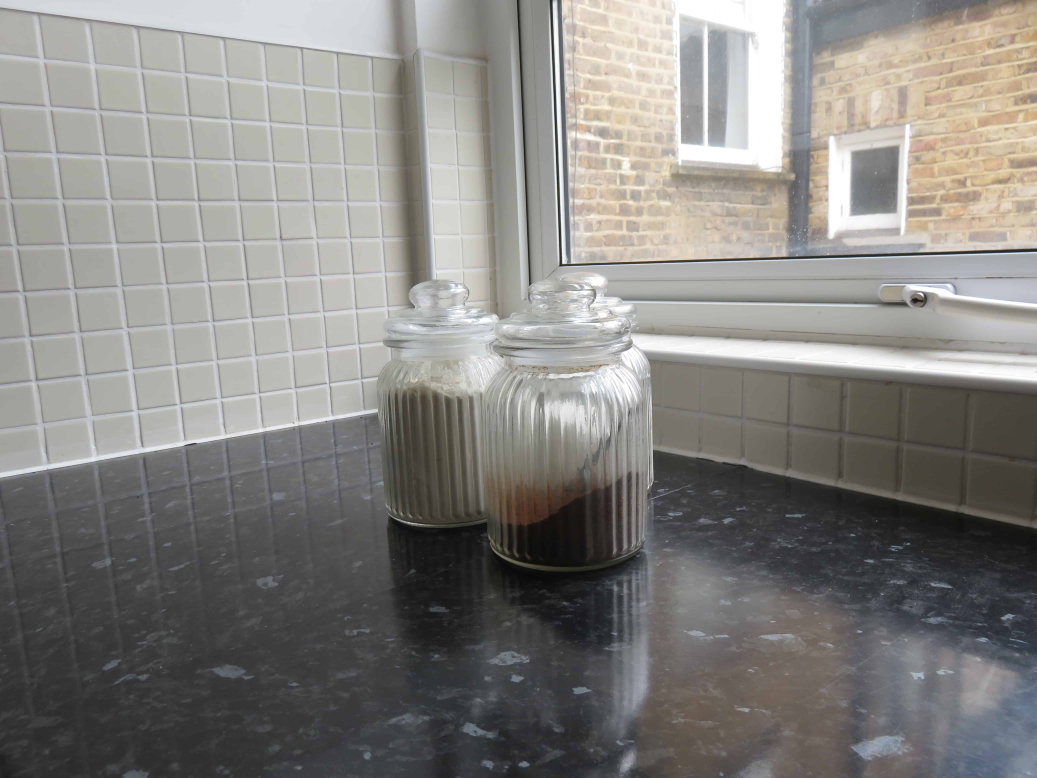
#> input picture Coursework 2/Code/Photos/FD1.JPG, 5184 x 3888 px, found by its file name (shown at 1/5 size); its folder holds 8 pictures in this run
$ python test.py
#> lines starting #> are read from the running program, lines starting #| are printed output that depends on the picture; after the words box and inside, x2 and y2 are one past the last pixel; in counts of white or black regions, pixels touching at a corner belong together
import numpy as np
import cv2
from matplotlib import pyplot as plt

def findIntensity(image, inputSplit, plot):
    # Load an color image in grayscale
#> called with image = 'FD1.jpg', inputSplit = 2, plot = 1
    img = cv2.imread('Photos/' + image, 0)
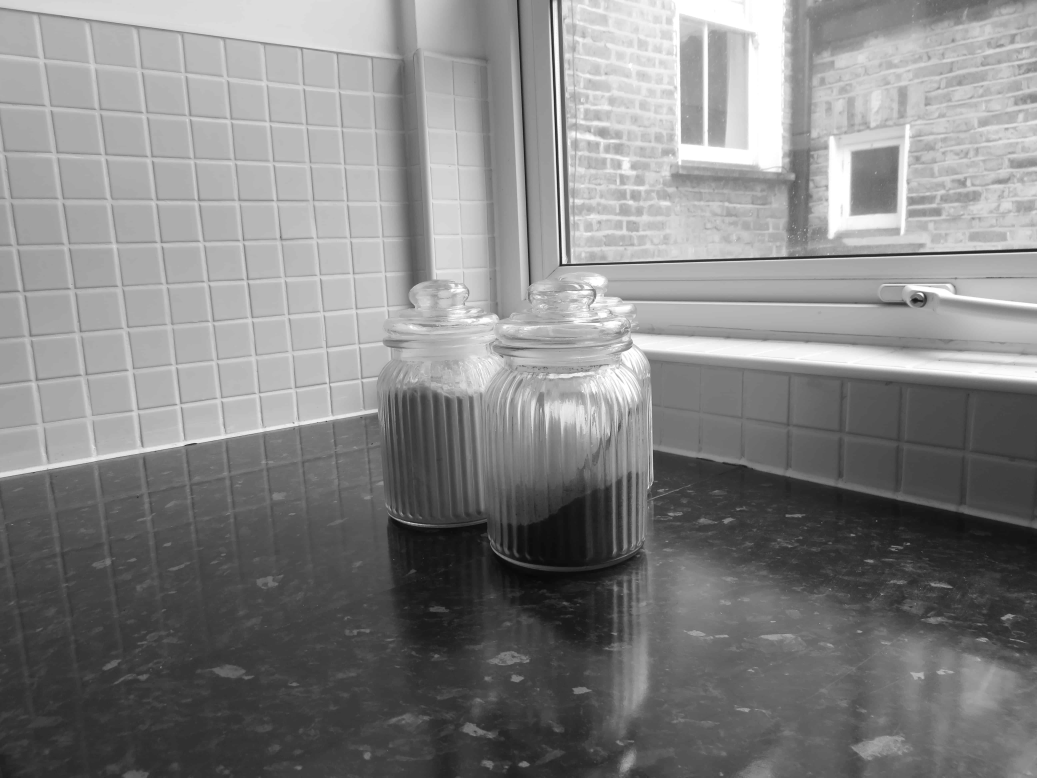
#> img: shape (3888, 5184) (shown at 1/5 size); min 0, max 255, mean 132.4
    width, height = img.shape
#> width = 3888; height = 5184

    fig1 = plt.figure()
    plt.subplot(211), plt.imshow(img, cmap = 'gray', interpolation = 'bicubic')
    plt.subplot(212), plt.hist(img.ravel(),256,[0,256]);

    # create a mask
    splits = int(inputSplit)

    for i in range(1,splits+1):
        for ii in range(1,splits+1):
            mask = np.zeros(img.shape[:2], np.uint8)
            mask[int((i-1)*width/splits):int((i)*width/splits), int((ii-1)*height/splits):int((ii)*height/splits)] = 255
            masked_img = cv2.bitwise_and(img,img,mask = mask)

            # Calculate histogram with mask and without mask
            # Check third argument for mask
            hist_mask = cv2.calcHist([img],[0],mask,[256],[0,256])

            figure = plt.figure()
            plt.subplot(211), plt.imshow(masked_img, 'gray')
            plt.subplot(212), plt.plot(hist_mask)
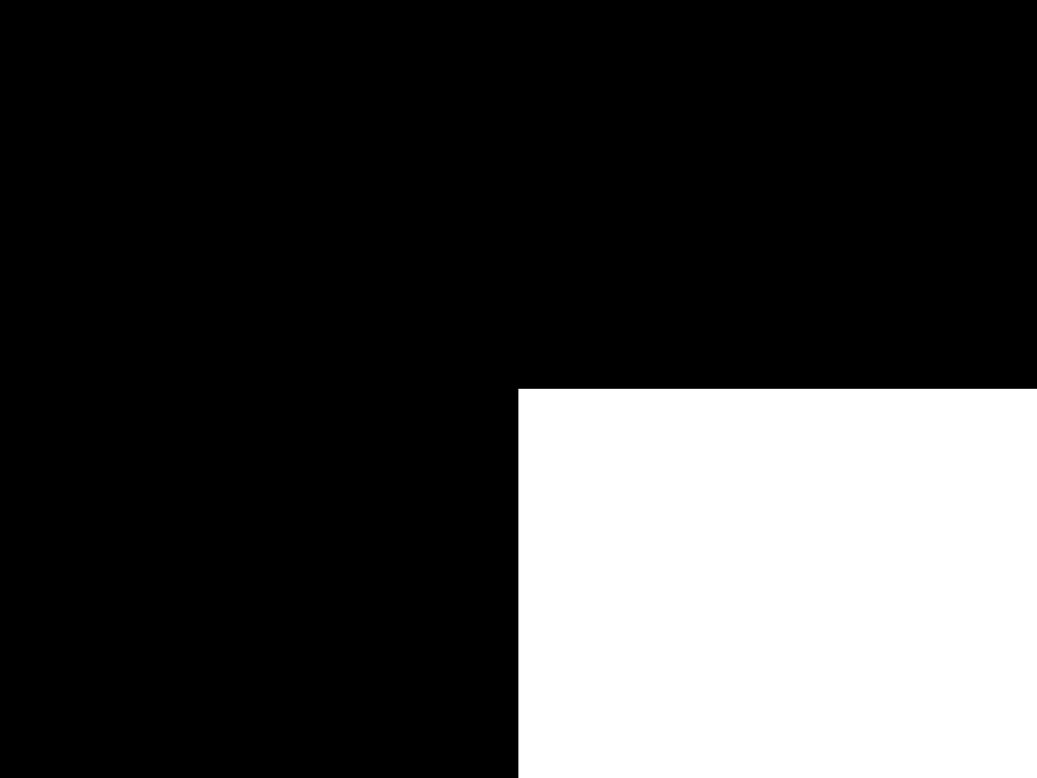
#> mask: shape (3888, 5184) (shown at 1/5 size); 25% white; 1 white region, box (x1, y1, x2, y2) and area: (2592, 1944, 5184, 3888) 5038848

    plt.show()
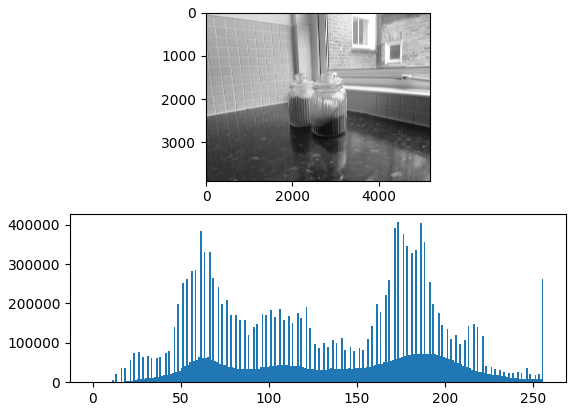
#> figure drawn by matplotlib, 2 panels; panel 2: tallest bar 406286 high, from x = 173 to 174
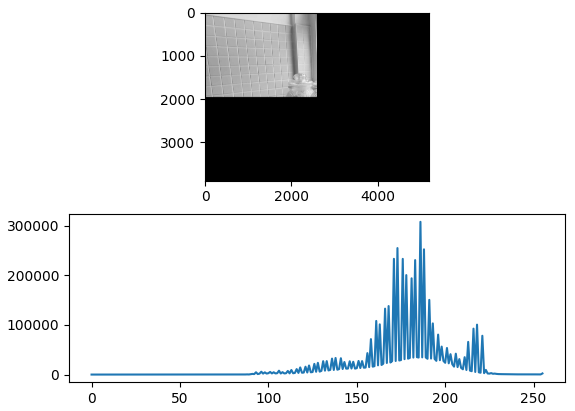
#> figure drawn by matplotlib, 2 panels; panel 2: curve peaks at x = 186, y = 307642
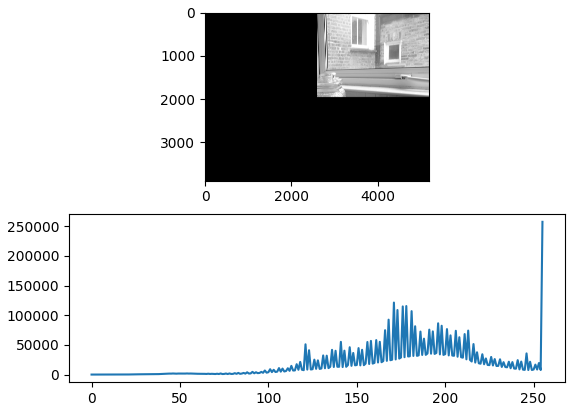
#> figure drawn by matplotlib, 2 panels; panel 2: curve peaks at x = 255, y = 257530
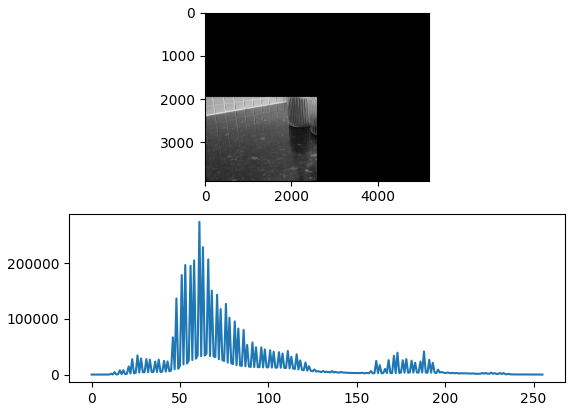
#> figure drawn by matplotlib, 2 panels; panel 2: curve peaks at x = 61, y = 274027
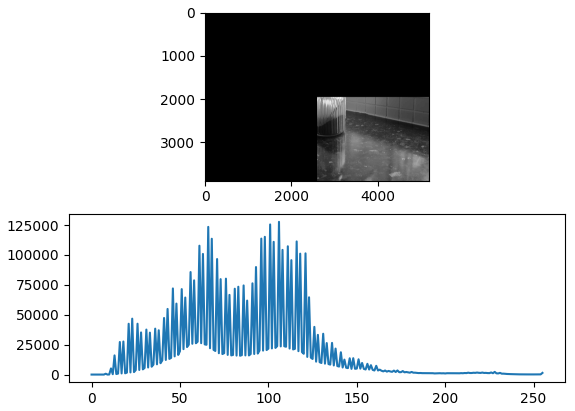
#> figure drawn by matplotlib, 2 panels; panel 2: curve peaks at x = 106, y = 127716

FD = (['FD1.jpg', 'FD2.jpg', 'FD3.jpg', 'FD4.jpg', 'FD5.jpg', 'FD6.jpg',
      'FD7.jpg', 'FD8.jpg', 'FD9.jpg', 'FD10.jpg', 'FD11.jpg', 'FD12.jpg', 'FD13.jpg'])
HD = (['3.2_1.jpg', '3.2_2.jpg', '3.2_3.jpg',  '4.0_1.jpg', '4.0_2.jpg',
      '4.0_3.jpg', '5.0_1.jpg', '5.0_2.jpg', '5.0_3.jpg'])

for i in range(0,len(FD)):
    findIntensity(FD[i], 2, 1)
#> pass 2 of the loop `for i in range(0,len(FD)):`:
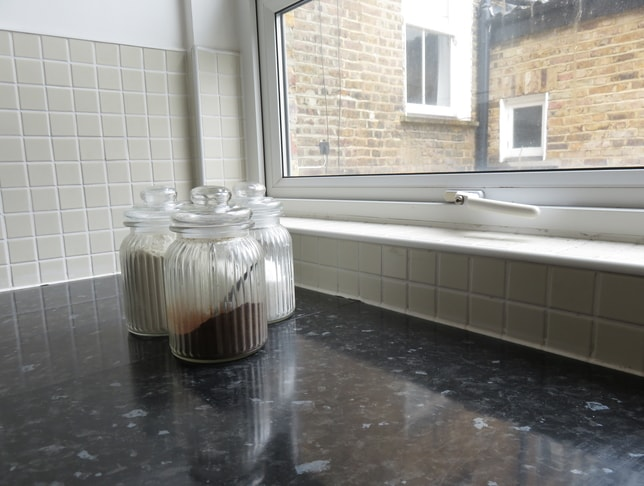
#> input picture Coursework 2/Code/Photos/FD2.JPG, 644 x 486 px, found by its file name
#> img: shape (486, 644)
#> after the loop in findIntensity (call 2), `for i in range(1,splits+1):`:
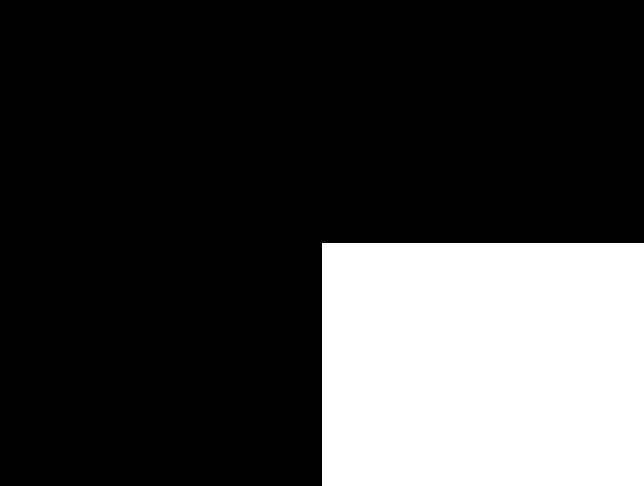
#> mask: shape (486, 644); 25% white; 1 white region, box (x1, y1, x2, y2) and area: (322, 243, 644, 486) 78246
#> in findIntensity (call 2), `plt.show()`:
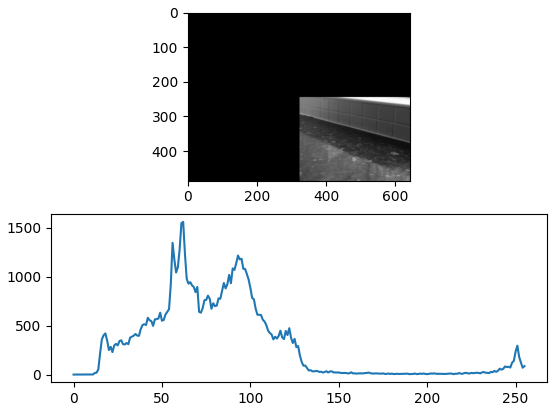
#> figure drawn by matplotlib, 2 panels; panel 2: curve peaks at x = 62, y = 1558
#> pass 3 of the loop `for i in range(0,len(FD)):`:
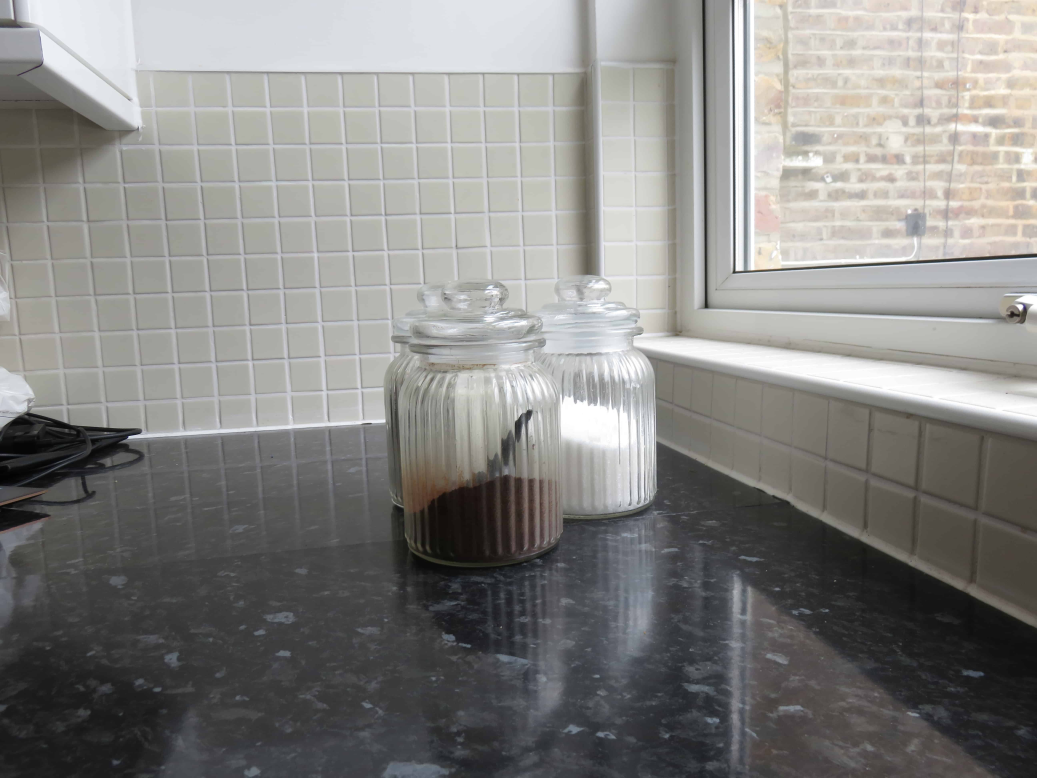
#> input picture Coursework 2/Code/Photos/FD3.JPG, 5184 x 3888 px, found by its file name (shown at 1/5 size)
#> img: shape (3888, 5184)
#> in findIntensity (call 3), `plt.show()`:
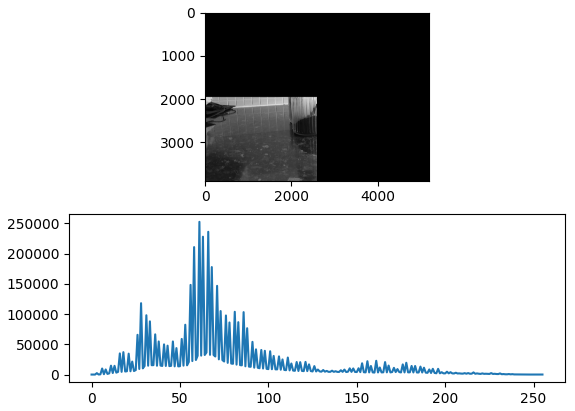
#> figure drawn by matplotlib, 2 panels; panel 2: curve peaks at x = 61, y = 252434
#> in findIntensity (call 3), `plt.show()`:
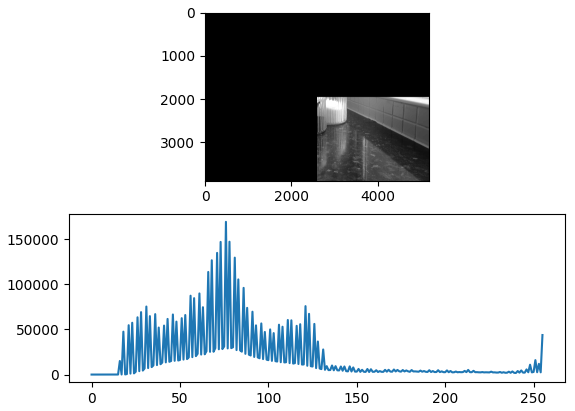
#> figure drawn by matplotlib, 2 panels; panel 2: curve peaks at x = 76, y = 169081
#> (the run stopped early here; a loop or call above may not have finished)
